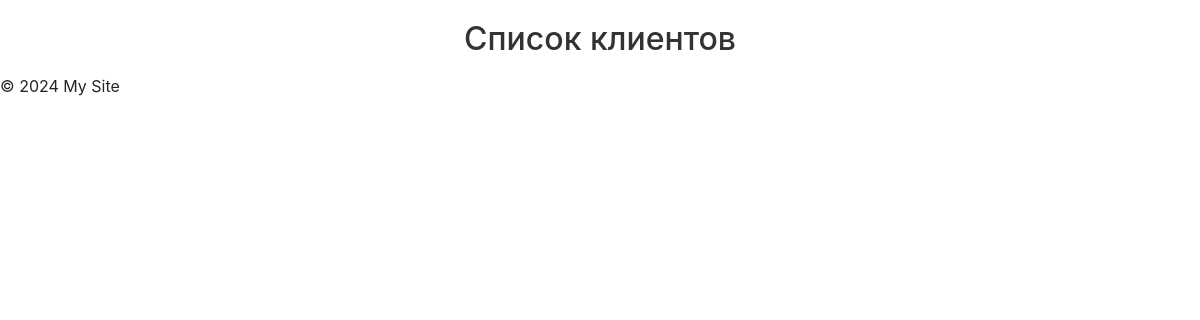
/dz6app/clients/, run on an earlier commit of the app's database.
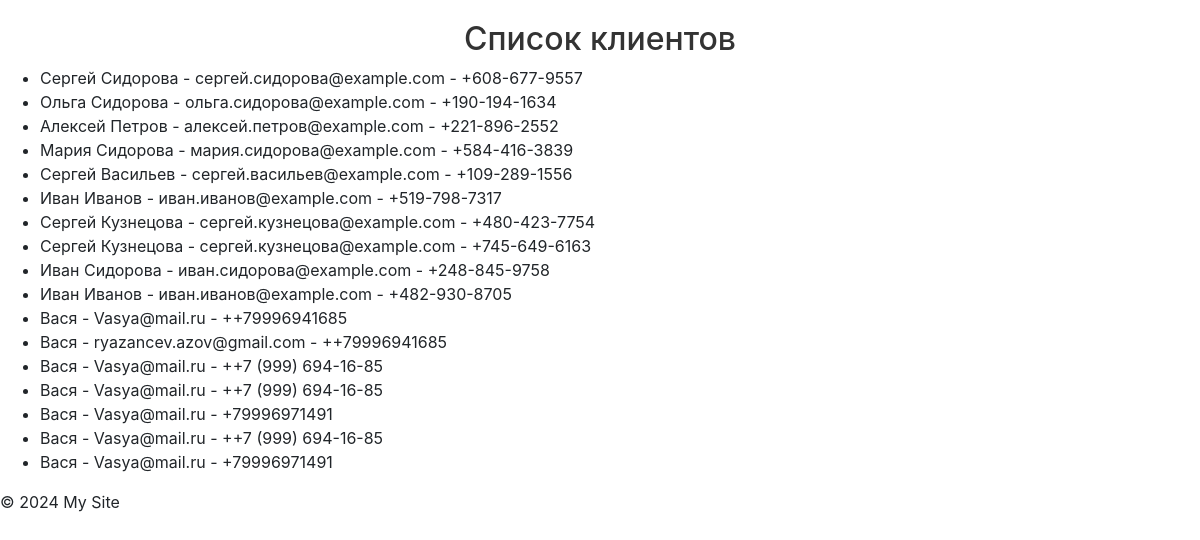
And on a later commit of the database.
### dz6app/models.py (models this page shows, shortened)
class Client(models.Model):
    id = models.AutoField(primary_key=True)
    client = models.CharField(max_length=128)
    email = models.EmailField()
    phone = models.CharField(max_length=50)
    address = models.CharField(max_length=128)
    date_registered = models.DateTimeField(auto_now_add=True)

### dz6app/views.py (the view)
# urls.py: path('clients/', views.client_list, name='clients'),
def client_list(request):
    clients = Client.objects.all()
    return render(request, 'clients.html', {'clients': clients})

### templates/clients.html
{% extends 'base.html' %}
{% block content %}
<h2>Список клиентов</h2>
<ul>
    {% for client in clients %}
    <li>{{ client.client }} - {{ client.email }} - +{{ client.phone }}</li>
    {% endfor %}
</ul>
{% endblock %}

What changed in the data, as far as the page shows it:
added Client: client "Сергей Сидорова", email "сергей.сидорова@example.com", phone "608-677-9557"
added Client: client "Ольга Сидорова", email "ольга.сидорова@example.com", phone "190-194-1634"
added Client: client "Алексей Петров", email "алексей.петров@example.com", phone "221-896-2552"
added Client: client "Мария Сидорова", email "мария.сидорова@example.com", phone "584-416-3839"
added Client: client "Сергей Васильев", email "сергей.васильев@example.com", phone "109-289-1556"
added Client: client "Иван Иванов", email "иван.иванов@example.com", phone "519-798-7317"
added Client: client "Сергей Кузнецова", email "сергей.кузнецова@example.com", phone "480-423-7754"
added Client: client "Сергей Кузнецова", email "сергей.кузнецова@example.com", phone "745-649-6163"
added Client: client "Иван Сидорова", email "иван.сидорова@example.com", phone "248-845-9758"
added Client: client "Иван Иванов", email "иван.иванов@example.com", phone "482-930-8705"
added Client: client "Вася", email "Vasya@mail.ru", phone "+79996941685"
added Client: client "Вася", email "ryazancev.azov@gmail.com", phone "+79996941685"
added Client: client "Вася", email "Vasya@mail.ru", phone "+7 (999) 694-16-85"
added Client: client "Вася", email "Vasya@mail.ru", phone "+7 (999) 694-16-85"
added Client: client "Вася", email "Vasya@mail.ru", phone "79996971491"
added Client: client "Вася", email "Vasya@mail.ru", phone "+7 (999) 694-16-85"
added Client: client "Вася", email "Vasya@mail.ru", phone "79996971491"
